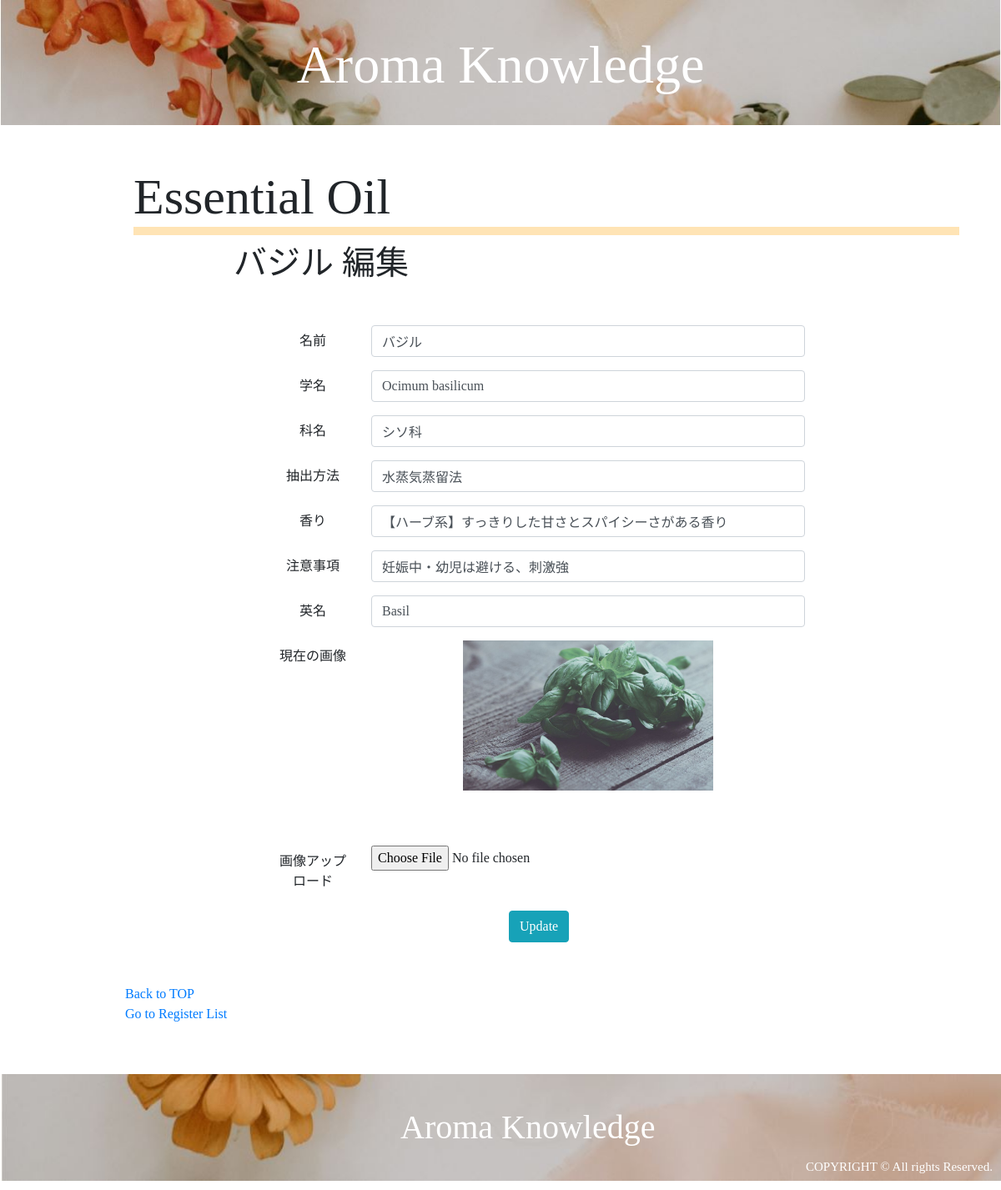
Screenshot of /oil_edit.php?id=1 (signed in) with the database file from the repository.
### tables this page shows
CREATE TABLE `essential_oils` (
  `id` int(11) NOT NULL AUTO_INCREMENT,
  `name` varchar(255) NOT NULL,
  `scientific_name` varchar(255) NOT NULL,
  `plant_name` varchar(255) NOT NULL,
  `extraction` varchar(255) NOT NULL,
  `aroma` varchar(255) NOT NULL,
  `caution` varchar(255) NOT NULL,
  `english_name` varchar(255) NOT NULL,
  `user_id` int(11) NOT NULL,
  `image` varchar(255) NOT NULL,
  `created_at` timestamp NOT NULL DEFAULT CURRENT_TIMESTAMP,
  PRIMARY KEY (`id`),
  UNIQUE KEY `name` (`name`),
  KEY `user_id` (`user_id`),
  CONSTRAINT `essential_oils_ibfk_1` FOREIGN KEY (`user_id`) REFERENCES `users` (`id`) ON DELETE CASCADE ON UPDATE CASCADE
);

### DAOs/OilDAO.php (called while the page is built, shortened)
<?php
    class OilDAO extends DAO{
        public static function get_oil($id){
            try{
                $pdo = self::get_connection();
                $stmt = $pdo->prepare('SELECT * FROM essential_oils WHERE id=:id');
                $stmt->bindValue(':id', $id, PDO::PARAM_INT);
                $stmt->execute();
                $stmt->setFetchMode(PDO::FETCH_CLASS|PDO::FETCH_PROPS_LATE, 'Oil');
                $oil = $stmt->fetch();
            }catch(PDOException $e){
            }finally{
                self::close_connection($pdo, $stmt);
            }
            return $oil;
        }
    }

### views/oil_edit_view.php (the view, shortened to what this page needs)
<!DOCTYPE html>
<html lang="ja">
    <head>
        <link rel="stylesheet" href="https://stackpath.bootstrapcdn.com/bootstrap/4.3.1/css/bootstrap.min.css">
        <link rel="stylesheet" href="css/style.css">
        <link rel="stylesheet" href="css/style2.css">
    </head>
    <body>
        <div class="header" style="background-image:url(images/top1.jpg)">
            <h1><a href="mypage_top.php">Aroma Knowledge</h1></a>
        </div>
        <div class="essential_oils">
            <h2 class="title">Essential Oil</h2>
            <h2 class="subtitle"><?= $oil->name ?> 編集</h2>
            <div class="OilDetail ForPC">
                <form class="col-sm-12" action="oil_update.php" method="POST" enctype="multipart/form-data">
                    <div class="form-group row">
                        <label for="colFormLabel" class="col-sm-2 col-form-label">名前</label>
                        <div class="col-sm-10">
                          <input type="text" class="form-control" name="name" value="<?= $oil->name ?>">
                        </div>
                    </div>
                    <div class="form-group row">
                        <label for="colFormLabel" class="col-sm-2 col-form-label">学名</label>
                        <div class="col-sm-10">
                          <input type="text" class="form-control" name="scientific_name" value="<?= $oil->scientific_name ?>">
                        </div>
                    </div>
                    <div class="form-group row">
                        <label for="colFormLabel" class="col-sm-2 col-form-label">科名</label>
                        <div class="col-sm-10">
                          <input type="text" class="form-control" name="plant_name" value="<?= $oil->plant_name ?>">
                        </div>
                    </div>
                    <div class="form-group row">
                        <label for="colFormLabel" class="col-sm-2 col-form-label">抽出方法</label>
                        <div class="col-sm-10">
                          <input type="text" class="form-control" name="extraction" value="<?= $oil->extraction ?>">
                        </div>
                    </div>
                    <div class="form-group row">
                        <label for="colFormLabel" class="col-sm-2 col-form-label">香り</label>
                        <div class="col-sm-10">
                          <input type="text" class="form-control" name="aroma" value="<?= $oil->aroma ?>">
                        </div>
                    </div>
                    <div class="form-group row">
                        <label for="colFormLabel" class="col-sm-2 col-form-label">注意事項</label>
                        <div class="col-sm-10">
                          <input type="text" class="form-control" name="caution" value="<?= $oil->caution ?>">
                        </div>
                    </div>
                    <div class="form-group row">
                        <label for="colFormLabel" class="col-sm-2 col-form-label">英名</label>
                        <div class="col-sm-10">
                          <input type="text" class="form-control" name="english_name" value="<?= $oil->english_name ?>">
                        </div>
                    </div>
                    <div class="form-group row">
                        <label class="col-2 col-form-label">現在の画像</label>
                        <div class="col-10">
                            <img src="<?= 'upload/' . $oil->image ?>" alt="表示する画像がありません。" style="max-width:300px">
                        </div>
                    </div>
                    <div class="form-group row">
                        <label class="col-2 col-form-label">画像アップロード</label>
                        <div class="col-3">
                            <input type="file" name="image" accept='images/*' onchange="previewImage(this);">
                        </div>
                        <div class="col-3">
                        </div>
                    </div>
                    <div class="form-group row">
                        <div class="offset-sm-5 col-sm-1">
                            <button type="submit" class="btn btn-info">Update</button>
                        </div>
                    </div>
                </form>
            </div>
        </div>
        <div class="nav">
        <a href="mypage_top.php">Back to TOP</a><br>
        <a href="register_list.php">Go to Register List</a>
        </div>
        <div class="footer" style="background-image:url(images/footer.jpg)">
            <h1 class="logo">Aroma Knowledge</h1>
            <p class="copylight">COPYRIGHT © All rights Reserved.</p>
        </div>
    </body>
</html>

### css/style.css (style rules this page uses)
body { font-family: 'Times New Roman', '游ゴシック', 'Meiryo UI'; }
.header { text-align: center; background: url(images/top1.jpg); background-size: cover; width: 100%; }
.header h1 { color: white; font-family: Times New Roman; margin: auto; }
.header a { text-decoration: none; color: white; }
form { margin: 50px; }
.OilDetail, .EffectDetail { text-align: center; }
@media screen and (min-width :769px) { .header { height: 150px; } }
@media screen and (min-width :769px) { .header h1 { padding: 40px; font-size: 4.0rem; } }
@media screen and (min-width :769px) { .essential_oils, .effects, .other, .relations, .SearchOil { margin: 50px 50px; clear: right; } }
@media screen and (min-width :769px) { .title { margin-left: 10%; font-size: 60px; border-bottom: solid 10px moccasin; } }
@media screen and (min-width :769px) { .footer { background: url(images/footer.jpg); background-size: cover; bottom: 0; width: 100%; } }
@media screen and (min-width :769px) { .logo { display: inline-block; margin-left: 40%; margin-top: 40px; color: white; margin-bottom: 40px; } }
@media screen and (min-width :769px) { .copylight { display: inline-block; font-size: 15px; float: right; bottom: 0; margin-right: 10px; margin-top: 100px; color: white; } }
@media screen and (min-width :769px) { .nav { display: inline-block; margin-left: 150px; margin-bottom: 5%; } }
@media screen and (min-width :769px) { .subtitle { margin-left: 230px; font-size: 40px; margin-top: 10px; } }
@media screen and (min-width :769px) { .OilDetail, .EffectDetail { margin: 50px 20%; } }
@media screen and (min-width :769px) { .OilDetail img { margin-bottom: 50px; max-width: 600px; } }

### css/style2.css (style rules this page uses)
body { font-family: 'Times New Roman', '游ゴシック', 'Meiryo UI'; }

### rows the page displays
essential_oils: name "バジル", scientific_name "Ocimum basilicum", plant_name "シソ科", extraction "水蒸気蒸留法", aroma "【ハーブ系】すっきりした甘さとスパイシーさがある香り", caution "妊娠中・幼児は避ける、刺激強", english_name "Basil", image (picture)
